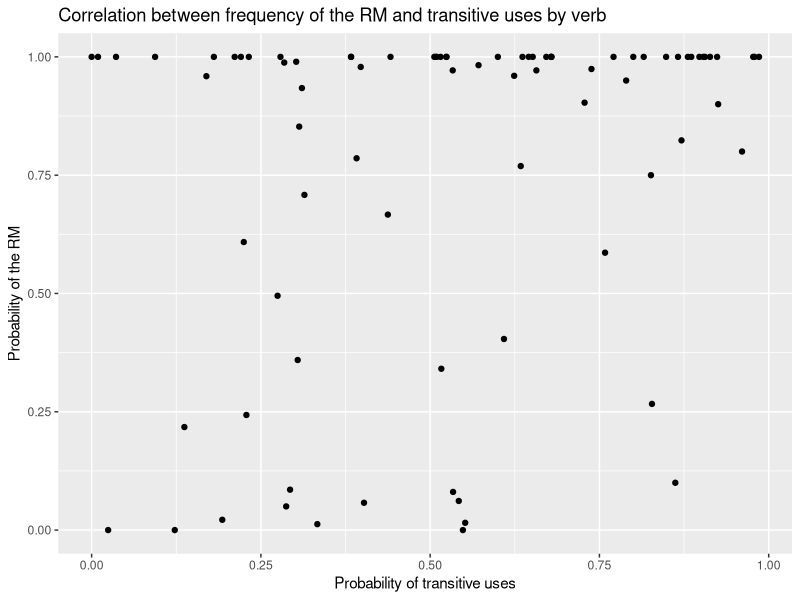
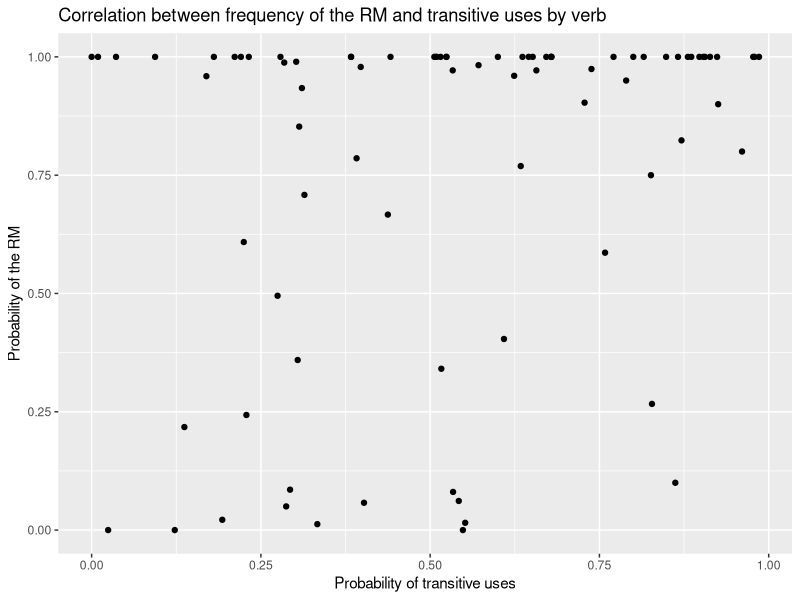

Write the R code that produced these figures, in order.
#Carlota de Benito Moreno
#The middle voice in Ibero-Romance
#July 26th 2021
#Chapter 4
#Section 4.3
#And Appendix 5


#load library
library(tidyverse)

#load table
anticausative_ETT <- read_delim("verbosETT_tesis.csv", delim="\t")

#Calculate correlation
##clean table: remove no valid cases
anticausative_ETT <- anticausative_ETT %>%
  filter(!Valencia %in% "Nada") %>% #no valid valency change
  filter(!is.na(Valencia)) %>% #no valid valency change
  filter(!Verbo %in% c("descansar", "pesar", "enseñar")) #they only have unmarked cases

##check number of verbs
anticausative_ETT %>% 
  distinct(Verbo) %>% 
  nrow()

##clean table: group syntactic contexts on Transitive / Intransitive
anticausative_ETT <- mutate(anticausative_ETT, 
                  Transitividad = ifelse(Valencia %in% c("Pasiva se", "Causativo", "Reflexivo", "Absoluto"), "Transitivo",
                                               ifelse(Valencia %in% c("Se_impersonal", "Se – impersonal", "Régimen", "Se"), "Intransitivo",
                                                      ifelse(Valencia %in% c("Ambigua", "Auxiliar"), "Nada", Valencia)))) %>% 
  filter(Transitividad != "Nada")


##create table with transitivity probabilites
anticausative_ETT_TrIntr <- anticausative_ETT %>%
  group_by(Verbo) %>%
  count(Transitividad) %>%
  spread(Transitividad, n) %>%
  mutate_if(is.numeric, ~(ifelse(is.na(.), 0, .))) %>%
  rename(Transitive = Transitivo, Intransitive = Intransitivo) %>%
  mutate(Total = Transitive + Intransitive, Prob_trans = Transitive/Total, Type = "Transitive") %>%
  ungroup() 

##create table transitivity (to join later)
anticausative_ETT_TrIntr2 <- anticausative_ETT_TrIntr %>%
  select(Verbo, Total, Prob_trans, Type)

##create table with RM probabilities
anticausative_ETT_RM <- anticausative_ETT %>%
  filter(Valencia %in% c("Intransitivo", "Se")) %>%
  group_by(Verbo) %>%
  count(Valencia) %>%
  spread(Valencia, n) %>%
  mutate_if(is.numeric, ~(ifelse(is.na(.), 0, .))) %>%
  rename(RM = Se, No_RM = Intransitivo) %>%
  mutate(Total = RM + No_RM, Prob_RM = RM/Total, Type = "RM") %>%
  ungroup() %>%
  arrange(desc(Prob_RM))

##create table RM (to join later)
anticausative_ETT_RM2 <- anticausative_ETT_RM %>%
  select(Verbo, Total, Prob_RM, Type)

##join tables
anticausative_ETT_cor <- full_join(anticausative_ETT_TrIntr2, anticausative_ETT_RM2, by = "Verbo")

##plot distribution
ggplot(anticausative_ETT_cor, aes(Prob_trans, Prob_RM)) + 
  geom_point() + 
  labs(title="Correlation between frequency of the RM and transitive uses by verb", x="Probability of transitive uses", y="Probability of the RM")

##save plot
ggsave("anticausative_ETT_cor.png", width = 7, height = 7) #saves the last plot


##Generate data for Appendix 5
##table with RM probability
anticausative_ETT_RM3 <- anticausative_ETT_RM %>%
  select(Verbo, No_RM, RM, Total, Prob_RM) %>%
  rename(Total_RM = Total)

##table with transitivity probability
anticausative_ETT_TrIntr3 <- anticausative_ETT_TrIntr %>%
  select(Verbo, Transitive, Intransitive, Total, Prob_trans) %>%
  rename(Total_TrIntr = Total)

##join tables
anticausative_ETT_table <- full_join(anticausative_ETT_TrIntr3, anticausative_ETT_RM3, by = "Verbo")

##write table
write_csv(anticausative_ETT_table, "anticausative_ETT_table.csv")
